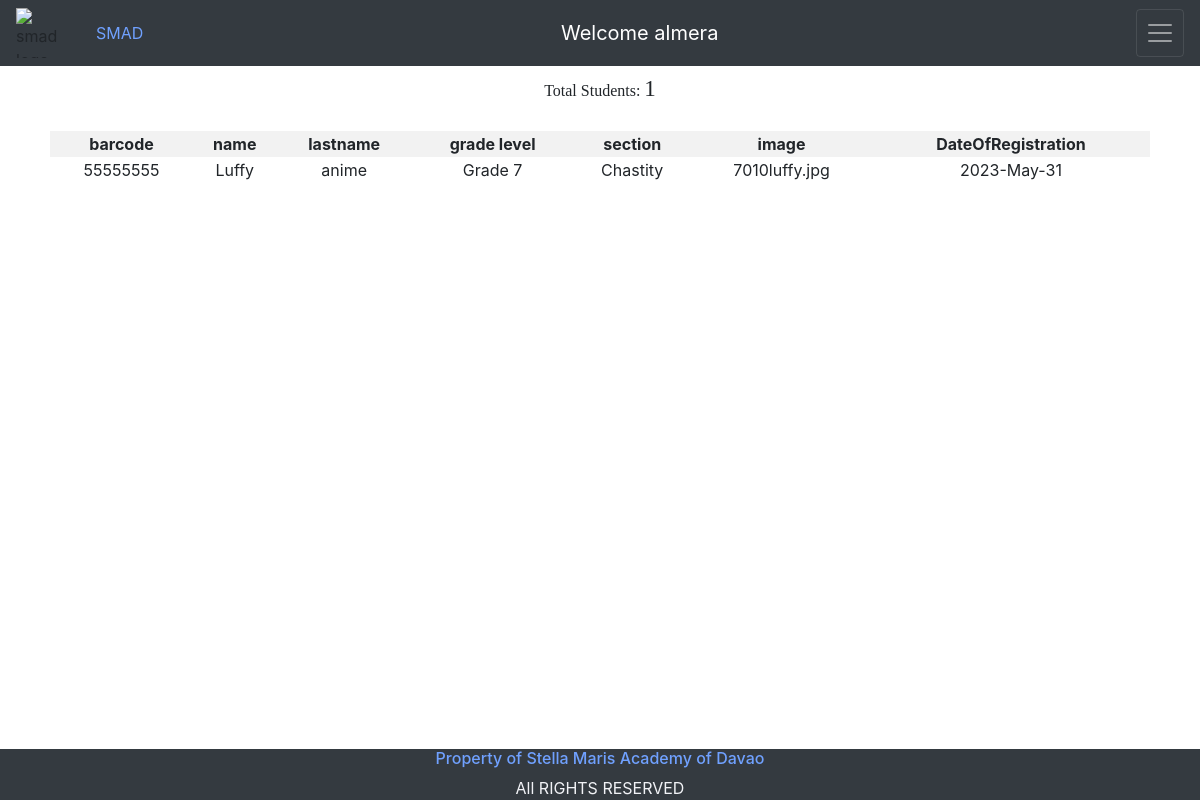
/data.php (signed in), run on the app's committed database.
### tables this page shows
CREATE TABLE `code_tbl` (
  `id` int(11) NOT NULL,
  `admin_id` int(11) NOT NULL,
  `patron_id` int(11) NOT NULL,
  `code` varchar(50) NOT NULL,
  `name` varchar(50) NOT NULL,
  `lastname` varchar(30) NOT NULL,
  `level` varchar(30) NOT NULL,
  `grade_level` varchar(50) NOT NULL,
  `section` varchar(50) NOT NULL,
  `log_time` time NOT NULL,
  `log_interval` datetime NOT NULL,
  `datename` varchar(30) NOT NULL,
  `status` varchar(30) DEFAULT NULL,
  `image` varchar(60) NOT NULL,
  `date` datetime NOT NULL DEFAULT current_timestamp() ON UPDATE current_timestamp()
);

### data.php (the view, shortened to what this page needs)
<?php include('partial/header.php');?>
<br><br><br>
<div class="row justify-content-center">
    <div class="col-auto">
        <table class="table-striped tbcenter">
            <tr>
                <th>barcode</th>
                <th>name</th>
                <th>lastname</th>
                <th>grade level</th>
                <th>section</th>
                <th>image</th>
                <th>DateOfRegistration</th>
            </tr>
            <?php
                $record  = "SELECT * FROM code_tbl WHERE admin_id = '$patron_admin_id' ORDER BY date DESC";
                $record_conn = mysqli_query($conn,$record);
                $record_num = mysqli_num_rows($record_conn);
                $total_student = 0;
                if($record_num > 0 )
                {
                    while($refetch =mysqli_fetch_assoc($record_conn)){
                        $rebarcode = $refetch['code'];
                        $rename = $refetch['name'];
                        $relastname = $refetch['lastname'];
                        $relevel = $refetch['grade_level'];
                        $resection = $refetch['section'];
                        $reimage = $refetch['image'];
                        $reDOR = $refetch['datename'];
                        ?>
                            <tr>
                                <?php $total_student++;?>
                                <td><?php echo $rebarcode; ?></td>
                                <td><?php echo $rename; ?></td>
                                <td><?php echo $relastname; ?></td>
                                <td><?php echo $relevel; ?></td>
                                <td><?php echo $resection; ?></td>
                                <td><?php echo $reimage; ?></td>
                                <td><?php echo $reDOR; ?></td>
                            </tr>
                        <?php
                    }
                    echo '<div style="text-align:center; font-family:Lucidatypewriter">Total Students:  <span style="font-size: 23px">' .$total_student++.'</span></div>';
                    echo '<br>';
                }
            ?>
        </table>
    </div>
</div>
<?php include('partial/footer.php');?>

### data.php (style rules this page uses)
.tbcenter { margin-left:auto; margin-right:auto; text-align:center; width: 1100px; }

### data on the page
code_tbl: code "55555555", name "Luffy", lastname "anime", grade_level "Grade 7", section "Chastity", image "7010luffy.jpg", datename "2023-May-31"

### other printed values
$user_greetings "Welcome"
$pat_user_nm "almera"
$total_student++ "1"
